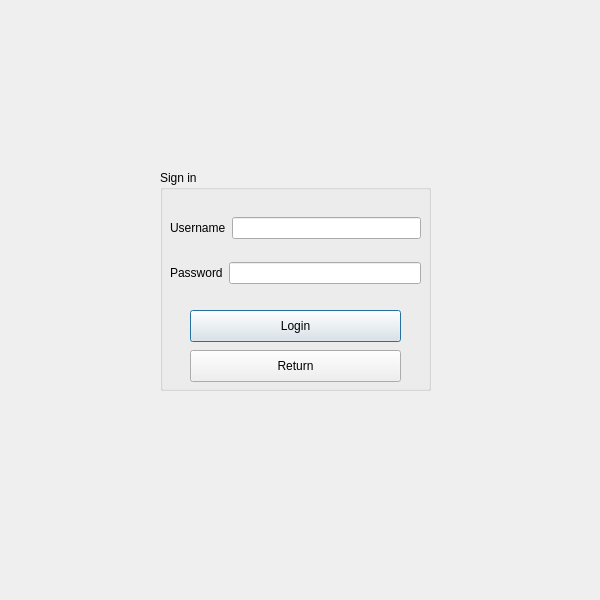
<?xml version="1.0" encoding="UTF-8"?>
<ui version="4.0">
 <class>tchlog</class>
 <widget class="QDialog" name="tchlog">
  <property name="geometry">
   <rect>
    <x>0</x>
    <y>0</y>
    <width>600</width>
    <height>600</height>
   </rect>
  </property>
  <property name="windowTitle">
   <string>Dialog</string>
  </property>
  <widget class="QGroupBox" name="groupBox">
   <property name="geometry">
    <rect>
     <x>160</x>
     <y>170</y>
     <width>271</width>
     <height>221</height>
    </rect>
   </property>
   <property name="title">
    <string>Sign in</string>
   </property>
   <widget class="QPushButton" name="pushButton_2">
    <property name="geometry">
     <rect>
      <x>30</x>
      <y>140</y>
      <width>211</width>
      <height>32</height>
     </rect>
    </property>
    <property name="text">
     <string>Login</string>
    </property>
   </widget>
   <widget class="QWidget" name="layoutWidget">
    <property name="geometry">
     <rect>
      <x>10</x>
      <y>30</y>
      <width>251</width>
      <height>101</height>
     </rect>
    </property>
    <layout class="QVBoxLayout" name="verticalLayout">
     <item>
      <layout class="QHBoxLayout" name="horizontalLayout">
       <item>
        <widget class="QLabel" name="tchuser">
         <property name="text">
          <string>Username</string>
         </property>
        </widget>
       </item>
       <item>
        <widget class="QLineEdit" name="lineEdit_tchuser"/>
       </item>
      </layout>
     </item>
     <item>
      <layout class="QHBoxLayout" name="horizontalLayout_2">
       <item>
        <widget class="QLabel" name="tchpass">
         <property name="text">
          <string>Password</string>
         </property>
        </widget>
       </item>
       <item>
        <widget class="QLineEdit" name="lineEdit_tchpass">
         <property name="echoMode">
          <enum>QLineEdit::Password</enum>
         </property>
        </widget>
       </item>
      </layout>
     </item>
    </layout>
   </widget>
   <widget class="QPushButton" name="return_button">
    <property name="geometry">
     <rect>
      <x>30</x>
      <y>180</y>
      <width>211</width>
      <height>32</height>
     </rect>
    </property>
    <property name="text">
     <string>Return</string>
    </property>
   </widget>
  </widget>
 </widget>
 <resources/>
 <connections/>
</ui>
